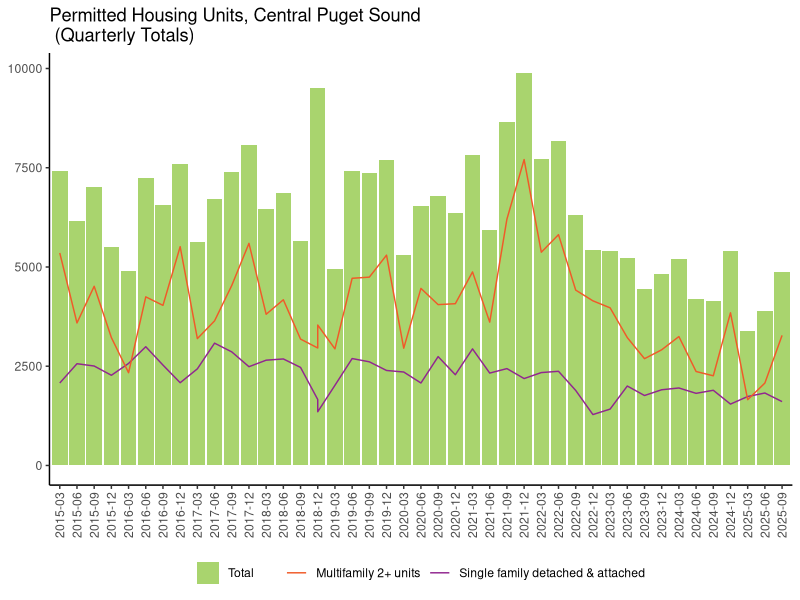

This figure's R source:
## ---- chunk 1
knitr::opts_chunk$set(echo = TRUE)
## ---- chunk 2
library(readxl)
library(dplyr)
library(zoo)
library(ggplot2)
library(openxlsx)
library(stringr)
## ---- chunk 3
permits_15_df<-read_excel('census_bps_monthly_2015_Oct2025.xlsx')

## ---- chunk 4
total_df<- permits_15_df%>%group_by(Month)%>%
           summarise(sum_Total=sum(Total),
                     sum_1Unit=sum(`1 Unit`))
  

total_df_3mth<-total_df%>%
  mutate(multifamily=sum_Total-sum_1Unit)%>%
  mutate(move_tot3_total=rollapply(sum_Total, 3, sum, align='right', fill=NA),
         move_tot3_sf=rollapply(sum_1Unit, 3, sum, align='right', fill=NA),
         move_tot3_mf=rollapply(multifamily, 3, sum, align='right', fill=NA))%>%
  mutate(month_format=paste(substr(Month,1,4), substr(Month,5,6), sep='-'))

total_df_3mth_03 <- total_df_3mth %>%
  filter(str_detect(Month, regex("03", ignore_case = TRUE)))

total_df_3mth_03 <- total_df_3mth_03[,c(1,2,5,6,7,8)]

total_df_3mth_06 <- total_df_3mth %>%
  filter(str_detect(Month, regex("06", ignore_case = TRUE)))

total_df_3mth_06 <- total_df_3mth_06[,c(1,2,5,6,7,8)]

total_df_3mth_09 <- total_df_3mth %>%
  filter(str_detect(Month, regex("09", ignore_case = TRUE)))

total_df_3mth_09 <- total_df_3mth_09[,c(1,2,5,6,7,8)]

total_df_3mth_12 <- total_df_3mth %>%
  filter(str_detect(Month, regex("12", ignore_case = TRUE)))

total_df_3mth_12 <- total_df_3mth_12[,c(1,2,5,6,7,8)]

all <- rbind(total_df_3mth_03, total_df_3mth_06, total_df_3mth_09, total_df_3mth_12)

#write.xlsx(all, 'census_bps_quarterly.xlsx')

## ---- chunk 5
housing_plot_q<-ggplot(all) +
  geom_bar(aes(x=month_format, y=move_tot3_total,fill='Total'), stat="identity")+
  geom_line(aes(x=month_format, y=move_tot3_sf,group =1, color='Single family detached & attached'),stat="identity")+
  geom_line(aes(x=month_format, y=move_tot3_mf, color="Multifamily 2+ units",group=2),stat="identity",)+
    scale_color_manual(values=c("#F05A28","#91268F"))+
  scale_fill_manual(values=c("#A9D46E"))+
  theme(axis.title.x=element_blank(),
        axis.text.x = element_text(angle = 90, vjust = 0.5, hjust=1),
        axis.title.y=element_blank(),
        panel.grid.major = element_blank(), panel.grid.minor = element_blank(),
       panel.background = element_blank(), axis.line = element_line(colour = "black"))+
  theme(legend.position = "bottom",
        legend.title = element_blank())+
  labs(title="Permitted Housing Units, Central Puget Sound \n (Quarterly Totals)")

housing_plot_q
    
